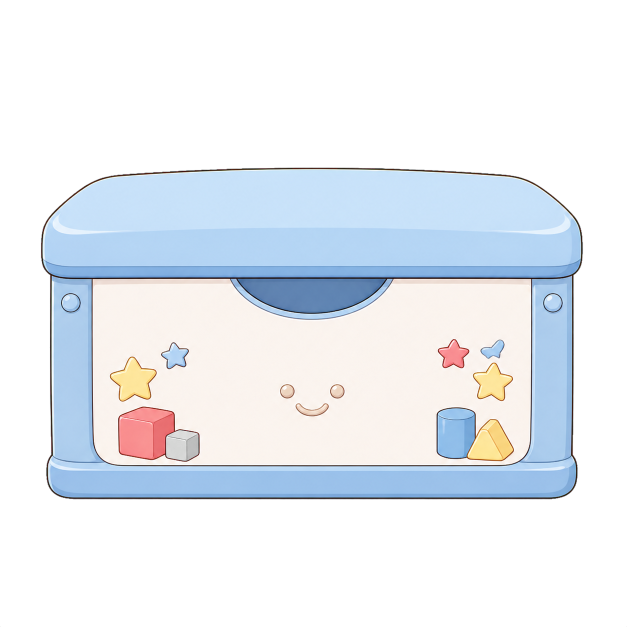
#> input picture tools/generated_sources/hide-toy-box-v1-alpha.png, 1254 x 1254 px (shown at 1/2 size)
$ python generate_hide_action_assets.py
#> lines starting #> are read from the running program, lines starting #| are printed output that depends on the picture; after the words box and inside, x2 and y2 are one past the last pixel; in counts of white or black regions, pixels touching at a corner belong together
#> in prepare_cover, opened is the input picture: PIL image 1254x1254 RGBA; mean R, G, B, A 87.4, 92.5, 98.4, 110.1
### tools/split_sprite_sheet.py
from __future__ import annotations

import argparse
from collections import deque
from pathlib import Path

from PIL import Image


CANVAS_SIZE = (900, 1100)
MAX_REGISTERED_SIZE = (860, 1060)
BOTTOM_MARGIN = 20


def resize_rgba_premultiplied(
    image: Image.Image,
    size: tuple[int, int],
) -> Image.Image:
    """Resize RGBA without bleeding hidden chroma-key RGB into soft edges."""

    return (
        image.convert("RGBA")
        .convert("RGBa")
        .resize(size, Image.Resampling.LANCZOS)
        .convert("RGBA")
    )


# [303 lines left out: functions remove_border_fragments, _find_nearest_transparent_boundary, _alpha_projection, load_cells, resize_cells_to_width, save_registered_groups and 2 more, not called in this run]


# [2 lines that do not run on import are left out]

### tools/install_generated_motion_assets.py
from __future__ import annotations

import argparse
from collections import deque
import os
from pathlib import Path
from statistics import median
import time

import cv2
import numpy as np
from PIL import Image, ImageDraw

from normalize_sprite import normalize
from split_sprite_sheet import (
    load_cells,
    resize_cells_to_width,
    resize_rgba_premultiplied,
    save_registered_groups,
)
import fix_edge_side_arm_reveal as side_grip


ACTION_NAMES = ("cry", "cute", "like", "eat")
LOOP_ACTION_NAMES = ("cry", "like", "eat")
TODO_POSE_NAME = "think"
SMOOTH_ACTION_NAMES = (*ACTION_NAMES, TODO_POSE_NAME)
RUNTIME_CANVAS_SIZE = (450, 550)
V9_WAKE_CHARACTER_SOURCE_NAME = "wake-v9-character-24-sheet-alpha.png"
V9_IDLE_PILLOW_SOURCE_NAME = "idle-pillow-v3-alpha.png"
V10_WAKE_BRIDGE_SOURCE_NAMES = {
    3: "wake-v10-bridge-03-04-rife-alpha.png",
    18: "wake-v10-bridge-18-19-rife-alpha.png",
    20: "wake-v10-bridge-20-21-composite-runtime-alpha.png",
}
V10_PRE_REGISTERED_WAKE_BRIDGES = frozenset({20})
EDGE_PEEK_SOURCE_NAME = "edge-v4-12-sheet-alpha.png"
REMINDER_SOURCE_NAME = "reminder-megaphone-v1-8-key-sheet-alpha.png"
REMINDER_BRIDGE_SOURCE_NAME = "reminder-megaphone-v2-8-bridge-sheet-alpha.png"
SNORE_BUBBLE_CLEAN_REFERENCE_NAME = "luban-idle-no-snore-patch-source.png"
SNORE_BUBBLE_PATCH_BOX = (143, 405, 179, 438)
SNORE_REGISTRATION_BOX = (40, 210, 445, 490)
V6_SCALE_REGISTERED_ACTIONS = ("cry", "cute", "like", "eat", TODO_POSE_NAME)
V6_ACTION_SOURCE_NAMES = {
    "cry": "cry-v7-24-sheet-alpha.png",
    "cute": "cute-v7-24-sheet-alpha.png",
}
V10_ACTION_ENTRY_SOURCE_NAMES = {
    "cry": "action-v10-cry-entry-rife-alpha.png",
    "cute": "action-v10-cute-entry-rife-alpha.png",
    "like": "action-v10-like-entry-hybrid-alpha.png",
    "eat": "action-v10-eat-entry-hybrid-alpha.png",
    "think": "action-v10-think-entry-hybrid-alpha.png",
}
V10_ACTION_INTERNAL_SOURCE_NAMES = {
    "cry": {3: "action-v10-cry-03-04-rife-alpha.png"},
    "think": {6: "action-v10-think-06-07-rife-alpha.png"},
}
V6_RUNTIME_INSET = 5
V6_RUNTIME_BOTTOM = RUNTIME_CANVAS_SIZE[1] - 10
V6_WAKE_TARGET_BRIM_WIDTH = 180
V9_PILLOW_SIZE = (430, 150)
V7_EDGE_TARGET_BRIM_WIDTH = 180
EDGE_PEEK_REVEAL_OFFSETS = {
    # K1 rests at the boundary, K2 leans out curiously, K3 is the full cute
    # reveal, and K4 makes a shy partial retreat before returning to K1.
    # Direction-specific offsets preserve both gripping hands at the contact
    # line while making the K1 -> K3 reveal visibly deeper.
    "left": (25, 15, 0, 15),
    "top": (18, 10, 0, 10),
    "bottom": (24, 12, 0, 12),
}
# The older action sheets use several different head/body proportions. A
# single brim target either enlarges the head or makes the standing body pop
# shorter. These per-group targets keep every action visually aligned.
V6_ACTION_TARGET_BRIM_WIDTHS = {
    "cry": 180,
    "cute": 180,
    "like": 181,
    "eat": 180,
    "think": 180,
}
V6_ACTION_HEAD_CENTER_X = RUNTIME_CANVAS_SIZE[0] // 2
V9_WAKE_TARGET_HEAD_CENTERS = (
    190, 192, 193, 195, 196, 198, 199, 201,
    202, 204, 205, 207, 208, 210, 211, 213,
    214, 216, 217, 219, 220, 222, 223, 225,
)
V9_WAKE_TARGET_BRIM_CENTER_Y = (
    328, 324, 319, 314, 309, 304, 299, 294,
    289, 284, 279, 274, 269, 264, 259, 254,
    249, 244, 239, 234, 230, 226, 223, 220,
)
DISPLAY_CANVAS_SIZE = (399, 509)


# [244 lines left out: functions resolve_generated_source, get_mask_components, get_blue_brim_box, crop_visible, save_png_atomically, remove_baked_snore_bubble and 2 more, not called in this run]


def neutralize_green_fringe(image: Image.Image) -> Image.Image:
    """Despill residual green-dominant edge RGB without changing alpha."""

    frame = image.convert("RGBA")
    pixels = bytearray(frame.tobytes())
    for offset in range(0, len(pixels), 4):
        red = pixels[offset]
        green = pixels[offset + 1]
        blue = pixels[offset + 2]
        alpha = pixels[offset + 3]
        if alpha == 0:
            pixels[offset] = 0
            pixels[offset + 1] = 0
            pixels[offset + 2] = 0
        elif green > red and green > blue:
            pixels[offset + 1] = max(red, blue)
    return Image.frombytes("RGBA", frame.size, bytes(pixels))


# [705 lines left out: functions place_runtime_sprite, translate_rgba_without_wrap, resize_sprite, register_by_brim, resize_runtime_paths, resize_runtime_frames and 12 more, not called in this run]


# [2 lines that do not run on import are left out]

### tools/generate_hide_action_assets.py
from __future__ import annotations

import argparse
import hashlib
import json
from pathlib import Path

import numpy as np
from PIL import Image

import install_generated_motion_assets as installer


ROOT = Path(__file__).resolve().parents[1]
ASSETS = ROOT / "Assets"
GENERATED_SOURCES = ROOT / "tools" / "generated_sources"
DEFAULT_COVER_SOURCE = GENERATED_SOURCES / "hide-toy-box-v1-alpha.png"
RUNTIME_SIZE = (450, 550)
SMOOTH_FRAME_COUNT = 64
LOOP_FRAME_COUNT = 48
WAVE_ENTRY_FRAME_COUNT = 40
COVER_SIZE = (320, 196)
COVER_POSITION = (65, 354)
HIDDEN_CHARACTER_OFFSET_Y = 220
PEEK_CHARACTER_OFFSET_Y = 92
PEEK_CHARACTER_OFFSET_X = 120
CHARACTER_CLIP_BOTTOM = 470


def smoothstep(value: float) -> float:
    value = min(1.0, max(0.0, value))
    return value * value * (3.0 - 2.0 * value)


def clean_keyed_source(image: Image.Image) -> Image.Image:
    rgba = np.asarray(image.convert("RGBA"), dtype=np.uint8).copy()
    alpha = rgba[..., 3].astype(np.int32)
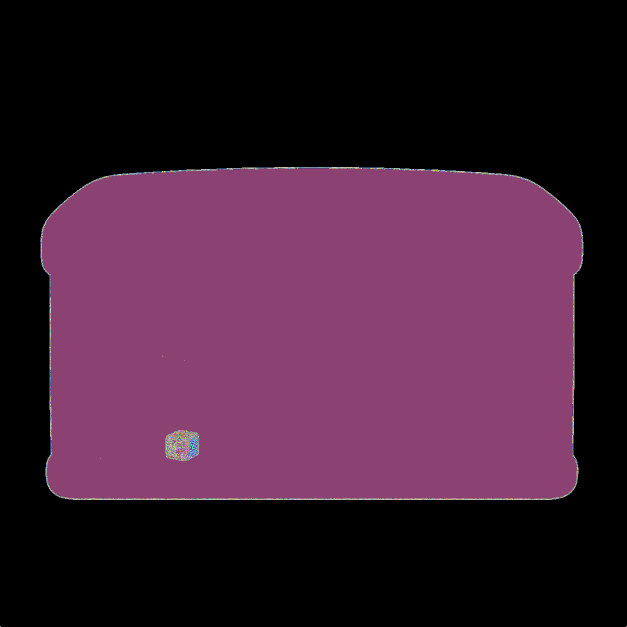
#> alpha: shape (1254, 1254) int32 (shown at 1/2 size); 254 distinct labels, from 0 to 255; one colour per label, 0 black

    # Image generation can leave an almost invisible matte across the chroma
    # background. Contract that matte before resizing so it never becomes a
    # wide colored halo in the runtime sprite pages.
    contracted = np.clip(
        (alpha - 40) * 255 // (255 - 40),
        0,
        255,
    ).astype(np.uint8)
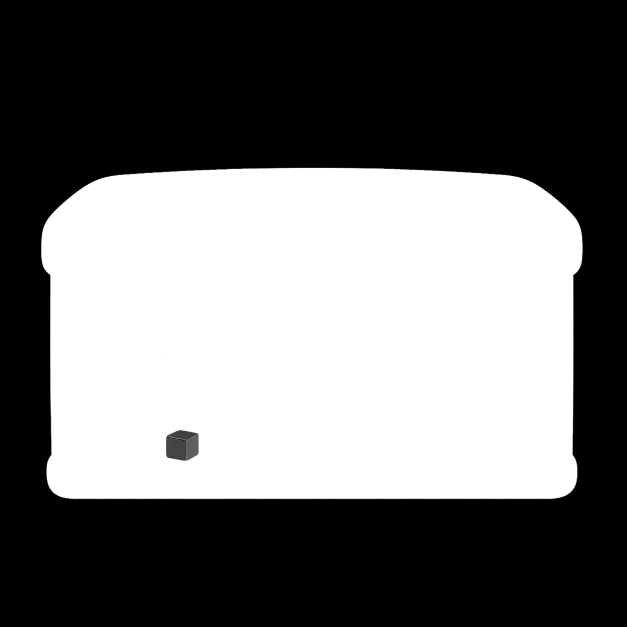
#> contracted: shape (1254, 1254) (shown at 1/2 size); min 0, max 255, mean 110
    rgba[..., 3] = contracted
#> rgba: shape (1254, 1254, 4); 0.97% of pixels changed, all inside (x1, y1, x2, y2) = (0, 334, 1254, 1254)
    rgba[contracted == 0, :3] = 0
#> rgba: shape (1254, 1254, 4); mean R, G, B, A 87.4, 92.5, 98.4, 110
    cleaned = Image.fromarray(rgba, "RGBA")
    box = cleaned.getchannel("A").getbbox()
#> box = (82, 335, 1166, 999)
    if box is None:
        raise ValueError("hide cover source became empty after matte cleanup")
    return cleaned.crop(box)
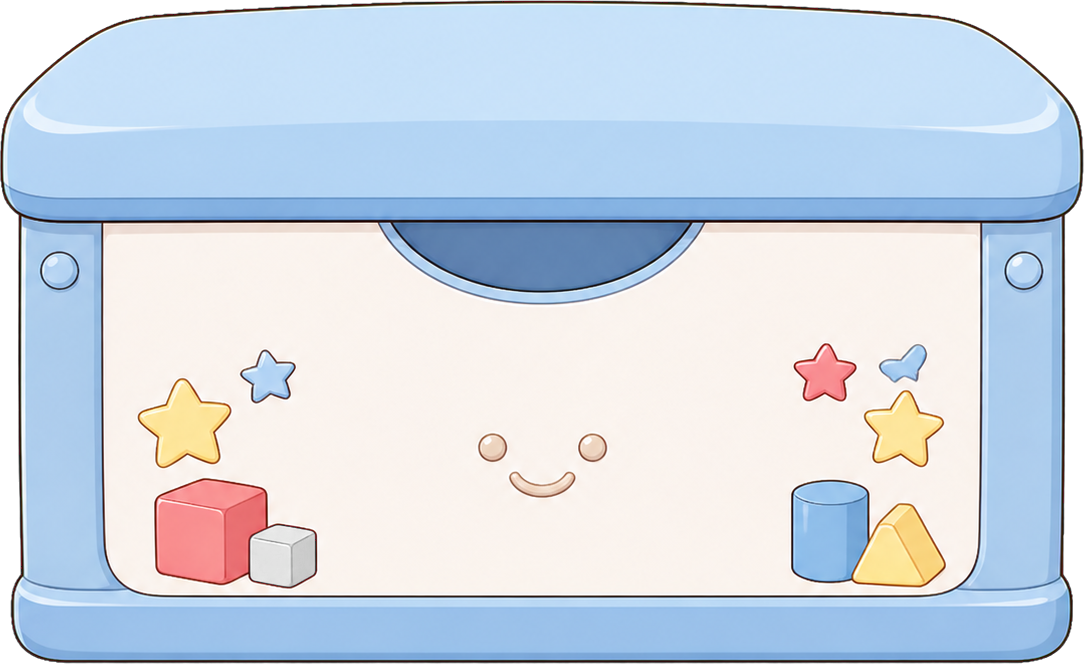
#> returned value: PIL image 1084x664 RGBA; mean R, G, B, A 191, 202.1, 215, 240.2; transparent parts drawn white


def prepare_cover(source_path: Path) -> Image.Image:
    with Image.open(source_path) as opened:
        source = clean_keyed_source(opened)
    cover = installer.resize_rgba_premultiplied(source, COVER_SIZE)
#> in resize_rgba_premultiplied, `return ( image.convert("RGBA") .convert("RGBa") .resize(size, Image.Re..`:
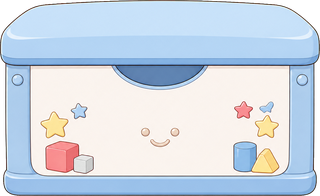
#> returned value: PIL image 320x196 RGBA; mean R, G, B, A 191.5, 202.3, 215.1, 240.3; transparent parts drawn white
    cover = installer.neutralize_green_fringe(cover)
#> the loop in neutralize_green_fringe, `for offset in range(0, len(pixels), 4):` made 62720 passes
#> (offset, red, green, blue) on passes 2 to 4: (4, 0, 0, 0), (8, 0, 0, 0), (12, 0, 0, 0)
    return clear_transparent_rgb(cover)


def clear_transparent_rgb(image: Image.Image) -> Image.Image:
    rgba = np.asarray(image.convert("RGBA"), dtype=np.uint8).copy()
    rgba[rgba[..., 3] == 0, :3] = 0
    return Image.fromarray(rgba, "RGBA")


def load_wave_frame(frame_number: int) -> Image.Image:
    path = ASSETS / f"luban-wave-smooth-{frame_number:03d}.png"
    if not path.exists():
#> (the run stopped early here; a loop or call above may not have finished)
